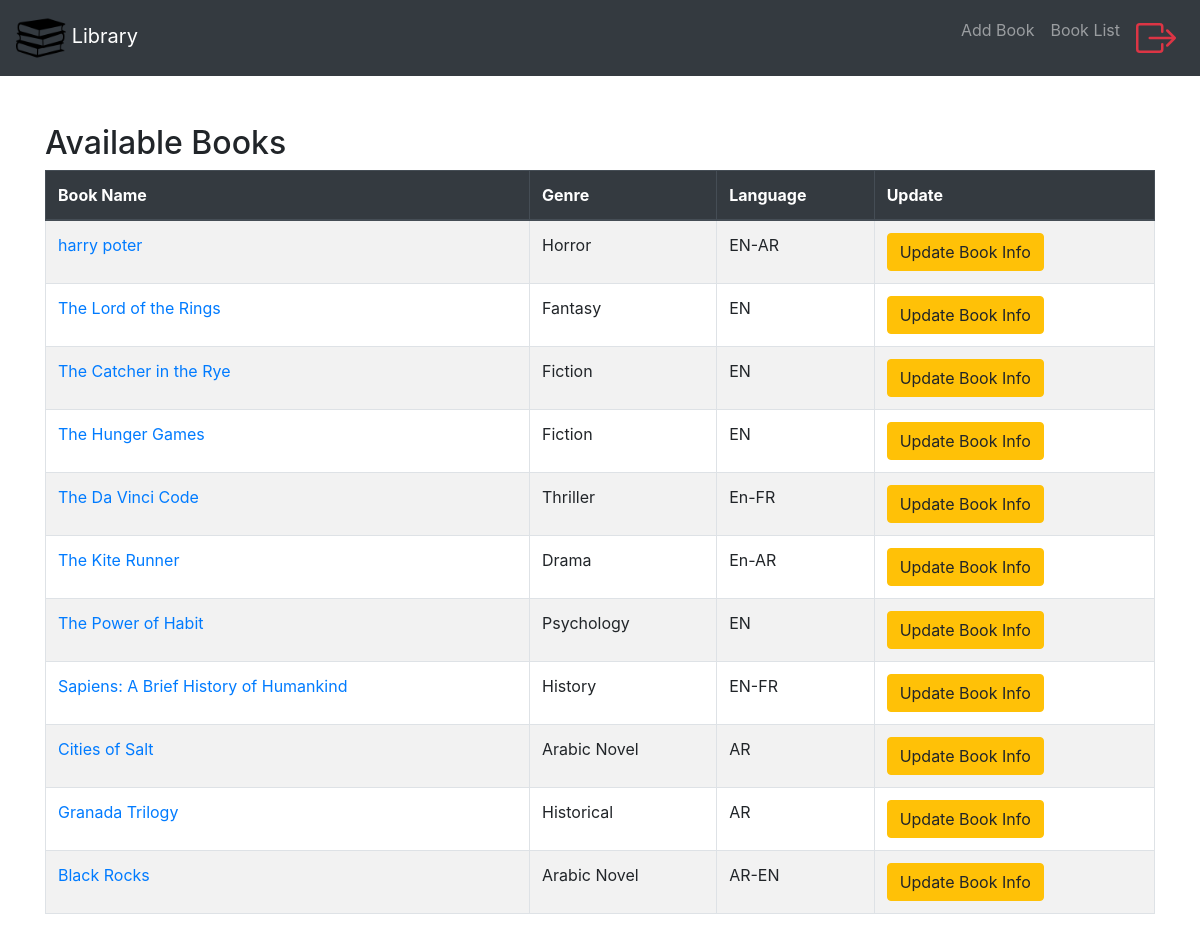
The page /books/ on the database as committed earlier.
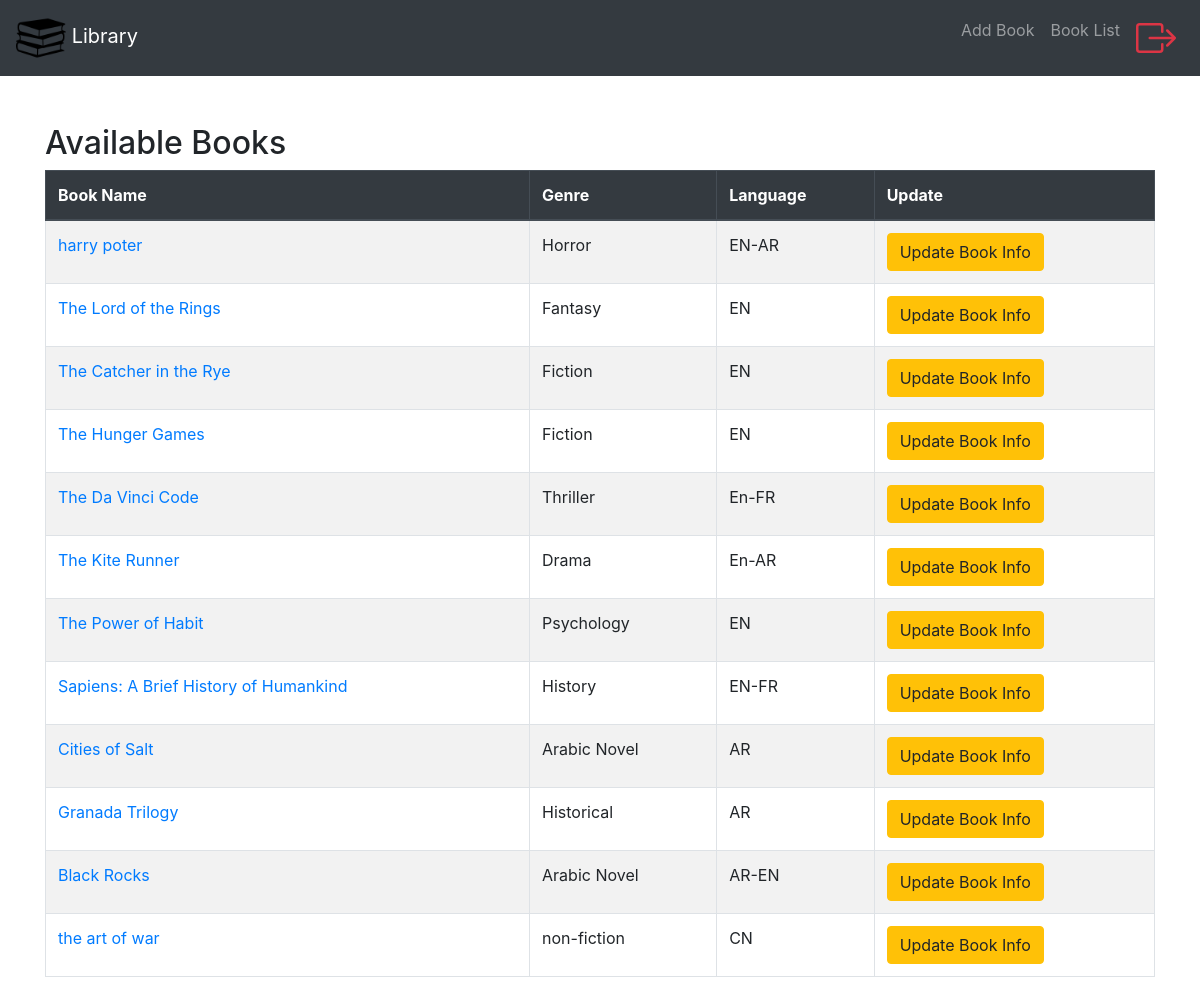
The same page on the database as committed later.
### app1/models.py (models this page shows, shortened)
class book(models.Model):
    bname = models.CharField(max_length=64)
    author = models.CharField(max_length=100)
    pages = models.CharField(max_length=64)
    language = models.CharField(max_length=64)
    average_rating = models.FloatField(default=0.0, validators=[MaxValueValidator(10)])
    price = models.DecimalField(max_digits=10, decimal_places=2)
    edition = models.PositiveIntegerField()
    genre = models.CharField(max_length=64)
    ISBN = models.CharField(max_length=13, unique=True)

### app1/views.py (the view)
# urls.py: path('books/', views.books, name='books'),
def books(request):
    book_list = book.objects.all()
    customer_list = customers.objects.all()
    user_list= User.objects.all()
    book_form = BookForm()
    return render(request,"app1/book.html",{
        "book_list": book_list,"book_form" :book_form, "customers_list" : customer_list,'user':user_list
    })

### app1/templates/app1/book.html
{% extends "app1/layout.html" %}
{% block body %}
<div class="container mt-5">
    <h2>Available Books</h2>
    <table class="table table-bordered table-striped">
        <thead class="thead-dark">
            <tr>
                <th scope="col">Book Name</th>
                <th scope="col">Genre</th>
                <th scope="col">Language</th>
                <th scope="col">Update</th>
            </tr>
        </thead>
        <tbody>
            {% for book in book_list %}
            <tr>
                <td>
                    <a href="{% url 'app1:book_details' book.id %}">{{ book.bname }}</a>
                </td>
                <td>{{ book.genre }}</td>
                <td>{{ book.language }}</td>
                <td>
                    <a href="{% url 'app1:update_book' book.id %}" class="btn btn-warning">Update Book Info</a>
                </td>
            </tr>
            {% endfor %}
        </tbody>
    </table>
</div>
{% endblock %}

Rows that differ between the two databases and show on the page:
added book: bname "the art of war", genre "non-fiction", language "CN"
